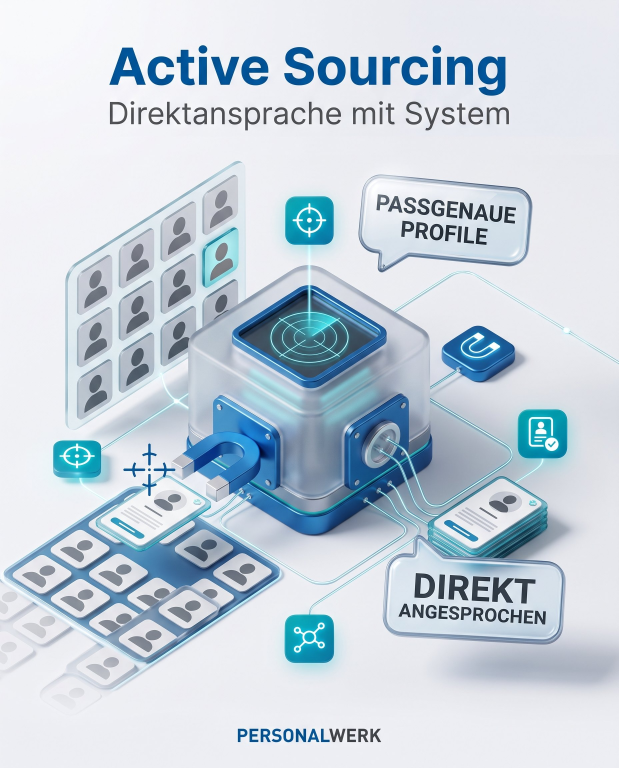
#> input picture assets/_orig_coll/coll-active-sourcing.jpg, 1856 x 2304 px, given in place of coll-stellenanzeigen-paket.jpg, which was not available (shown at 1/3 size)
$ python scratch_crop_coll.py
#> lines starting #> are read from the running program, lines starting #| are printed output that depends on the picture
from PIL import Image
import os, shutil

ASSETS = 'assets'
ORIG = 'assets/_orig_coll'
os.makedirs(ORIG, exist_ok=True)

# name -> (top offset removed from 1856x2304 original, top_fill px to erase remnants)
# Output height fixed = 1704 -> all images identical size 1856x1704.
OUT_H = 1704
CFG = {
    'coll-stellenanzeigen-paket': (600, 0),   # tall title + subline + bestseller badge
    'coll-employer-branding':     (540, 0),   # title + subline
    'coll-active-sourcing':       (560, 0),   # keep bottom PERSONALWERK wordmark
    'coll-mediaplanung':          (600, 64),  # keep wordmark; erase tiny title remnant on top
    'coll-bewerbermanagement':    (560, 0),   # title + subline
}

preview = os.environ.get('PREVIEW') == '1'
outdir = 'generated_imgs/_crop_preview' if preview else ASSETS
if preview:
    os.makedirs(outdir, exist_ok=True)

for name, (off, fill) in CFG.items():
    src_orig = os.path.join(ORIG, name + '.jpg')
    live = os.path.join(ASSETS, name + '.jpg')
    # back up original once
    if not os.path.exists(src_orig):
        shutil.copy2(live, src_orig)
    im = Image.open(src_orig).convert('RGB')
#> im is the input picture: PIL image 1856x2304 RGB; mean R, G, B 196.6, 209.1, 220
    W, H = im.size
#> W = 1856; H = 2304
    top = off
    bottom = min(H, top + OUT_H)
#> bottom = 2304
    if bottom - top < OUT_H:  # safety, shift up
        top = bottom - OUT_H
    crop = im.crop((0, top, W, bottom)).copy()
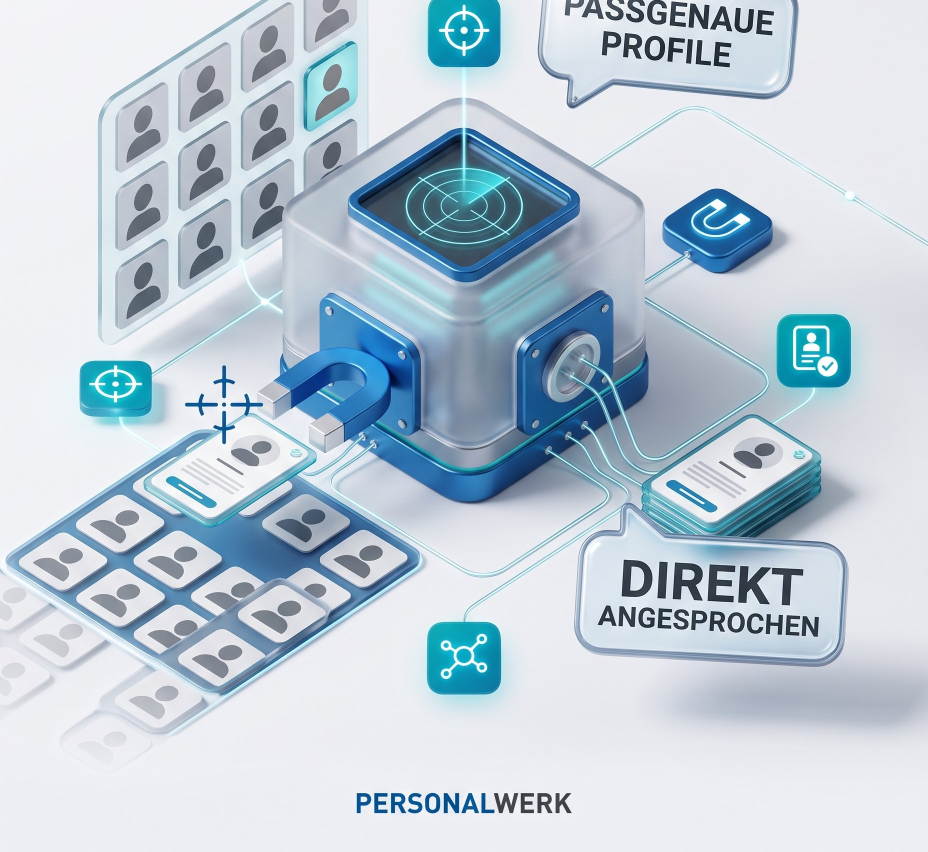
#> crop: PIL image 1856x1704 RGB (shown at 1/2 size); mean R, G, B 188, 202.8, 214.7
    if fill:
        # erase residual title pixels: extend the clean background row at y=fill upward
        row = crop.crop((0, fill, W, fill + 2)).resize((W, fill), Image.BILINEAR)
        crop.paste(row, (0, 0))
    out = os.path.join(outdir, name + '.jpg')
    crop.save(out, quality=92)
    print(name, '->', crop.size, 'window', (top, bottom), 'fill', fill, 'preview' if preview else 'LIVE')
#| coll-stellenanzeigen-paket -> (1856, 1704) window (600, 2304) fill 0 LIVE
#> pass 2 of the loop `for name, (off, fill) in CFG.items():`:
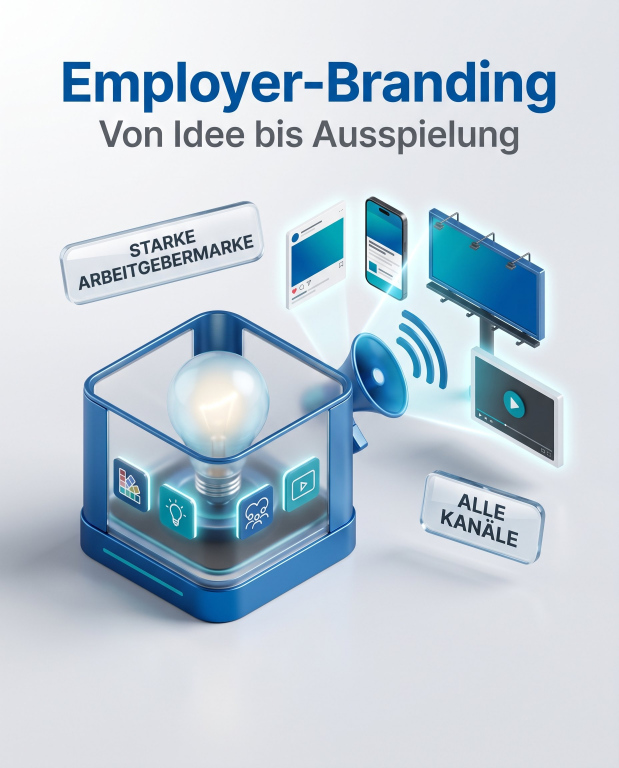
#> input picture assets/_orig_coll/coll-employer-branding.jpg, 1856 x 2304 px (shown at 1/3 size)
#> im is the input picture: PIL image 1856x2304 RGB; mean R, G, B 192.5, 205.9, 217
#> `crop = im.crop((0, top, W, bottom)).copy()`:
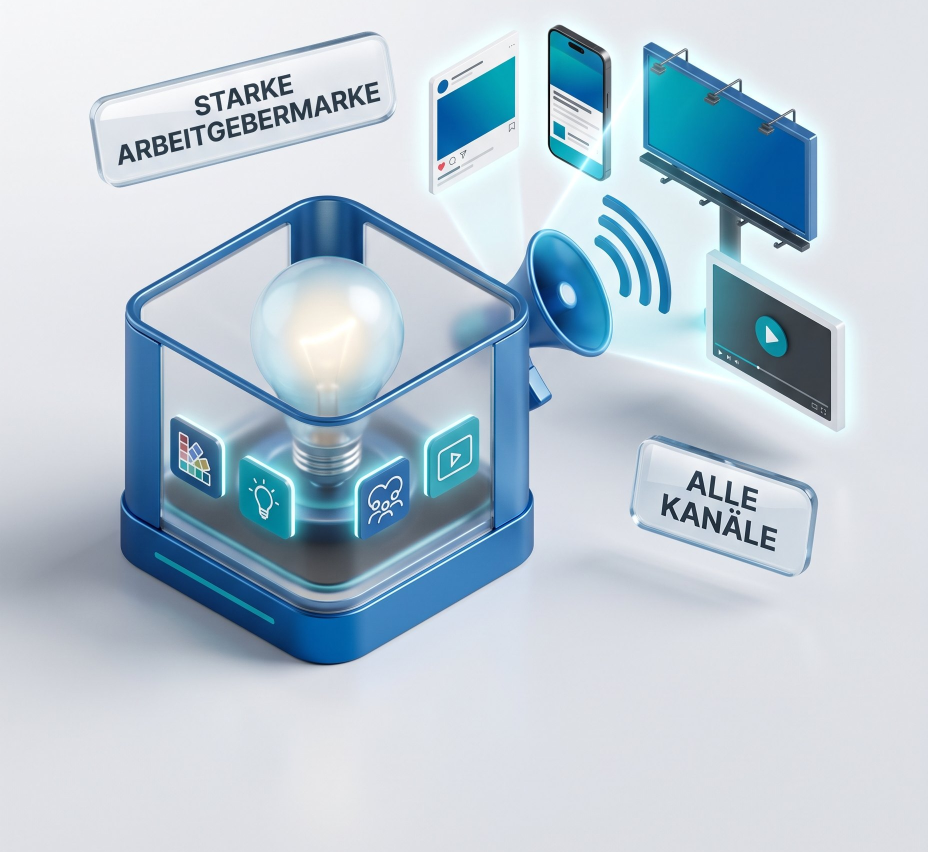
#> crop: PIL image 1856x1704 RGB (shown at 1/2 size); mean R, G, B 185.2, 200.8, 212.8
#| coll-employer-branding -> (1856, 1704) window (540, 2244) fill 0 LIVE
